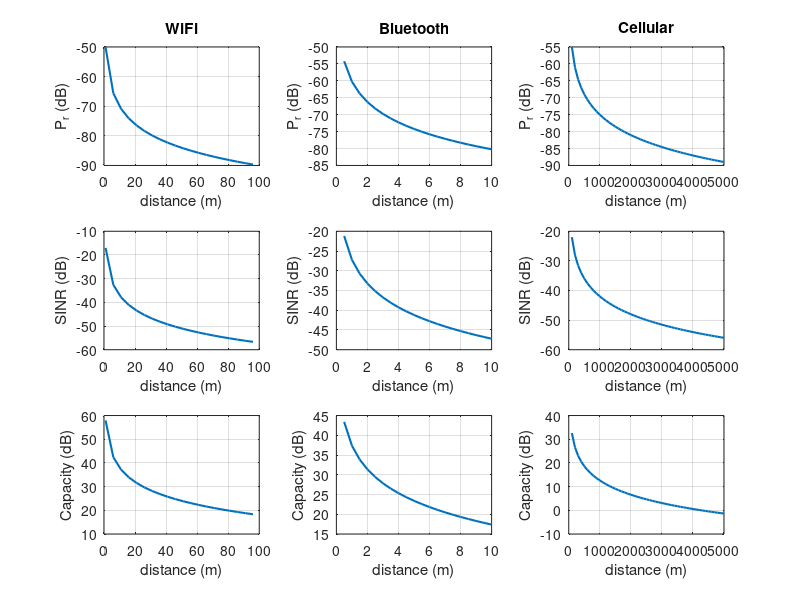
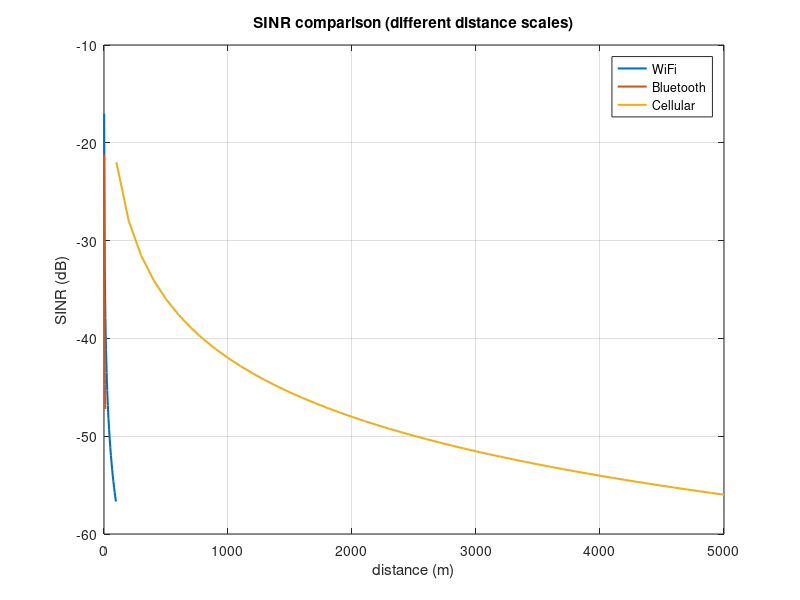
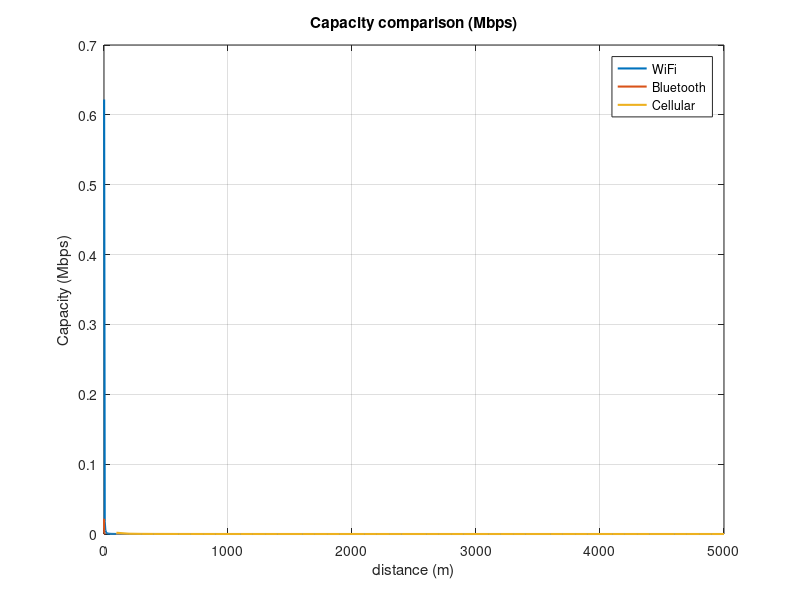

Write the MATLAB code that produced these figures, in order.
%% communication_assignment.m
% Assignment: WiFi vs Bluetooth vs Cellular performance vs distance
% Metrics: Received power (dB), SINR (dB), Channel capacity (shown in dB as 10*log10(C))
% Model: Friis free-space transmission

clear; close all; clc;

%% Common parameters
G_t = 1;              % Tx antenna gain (linear)
G_r = 1;              % Rx antenna gain (linear)
c   = 3e8;            % speed of light (m/s)
Pn  = 500e-6;         % noise power (W)  (given)

% Helper functions
to_dB = @(x) 10*log10(x);     % power-like quantity to dB
to_dBm = @(x) 10*log10(x/1e-3);

% Friis: Pr = Pt * Gt * Gr * (lambda / (4*pi*d))^2
friis_Pr = @(Pt, lambda, d) Pt .* G_t .* G_r .* (lambda ./ (4*pi.*d)).^2;

%% -------------------- Task 1: WiFi --------------------
f_wifi   = 2.4e9;        % Hz (IEEE 802.11b)
BW_wifi  = 22e6;         % Hz
d_wifi   = 1:5:100;      % m
P_t_wifi = 100e-3;       % W
lambda_wifi = c / f_wifi;

Pr_wifi   = friis_Pr(P_t_wifi, lambda_wifi, d_wifi);  % W
SINR_wifi = Pr_wifi ./ Pn;                            % linear
C_wifi    = BW_wifi .* log2(1 + SINR_wifi);           % bit/s

%% -------------------- Task 2: Bluetooth --------------------
f_bt   = 2.45e9;         % Hz
BW_bt  = 2e6;            % Hz
d_bt   = 0.5:0.5:10;     % m
P_t_bt = 10e-3;          % W
lambda_bt = c / f_bt;

Pr_bt   = friis_Pr(P_t_bt, lambda_bt, d_bt);          % W
SINR_bt = Pr_bt ./ Pn;                                % linear
C_bt    = BW_bt .* log2(1 + SINR_bt);                 % bit/s

%% -------------------- Task 3: Cellular --------------------
f_cell   = 850e6;        % Hz (2G GSM example)
BW_cell  = 200e3;        % Hz
d_cell   = 100:100:5000; % m
P_t_cell = 40;           % W (given)
lambda_cell = c / f_cell;

Pr_cell   = friis_Pr(P_t_cell, lambda_cell, d_cell);  % W
SINR_cell = Pr_cell ./ Pn;                             % linear
C_cell    = BW_cell .* log2(1 + SINR_cell);            % bit/s

%% Convert to dB for plotting
Pr_wifi_dB   = to_dB(Pr_wifi);
Pr_bt_dB     = to_dB(Pr_bt);
Pr_cell_dB   = to_dB(Pr_cell);

SINR_wifi_dB = to_dB(SINR_wifi);
SINR_bt_dB   = to_dB(SINR_bt);
SINR_cell_dB = to_dB(SINR_cell);

% "Capacity in dB" (as in the example figure): 10*log10(C)
% Note: Capacity is normally shown in bit/s or Mbps, but assignment asks dB-like plot.
C_wifi_dB = to_dB(C_wifi);
C_bt_dB   = to_dB(C_bt);
C_cell_dB = to_dB(C_cell);

%% -------------------- Task 4: Plots (3x3 like the example) --------------------
figure('Name','Wireless Performance vs Distance','Color','w');

% Row 1: Received power
subplot(3,3,1);
plot(d_wifi, Pr_wifi_dB, 'LineWidth', 1.5); grid on;
title('WiFi'); ylabel('P_r (dB)'); xlabel('distance (m)');

subplot(3,3,2);
plot(d_bt, Pr_bt_dB, 'LineWidth', 1.5); grid on;
title('Bluetooth'); ylabel('P_r (dB)'); xlabel('distance (m)');

subplot(3,3,3);
plot(d_cell, Pr_cell_dB, 'LineWidth', 1.5); grid on;
title('Cellular'); ylabel('P_r (dB)'); xlabel('distance (m)');

% Row 2: SINR
subplot(3,3,4);
plot(d_wifi, SINR_wifi_dB, 'LineWidth', 1.5); grid on;
ylabel('SINR (dB)'); xlabel('distance (m)');

subplot(3,3,5);
plot(d_bt, SINR_bt_dB, 'LineWidth', 1.5); grid on;
ylabel('SINR (dB)'); xlabel('distance (m)');

subplot(3,3,6);
plot(d_cell, SINR_cell_dB, 'LineWidth', 1.5); grid on;
ylabel('SINR (dB)'); xlabel('distance (m)');

% Row 3: Capacity (dB)
subplot(3,3,7);
plot(d_wifi, C_wifi_dB, 'LineWidth', 1.5); grid on;
ylabel('Capacity (dB)'); xlabel('distance (m)');

subplot(3,3,8);
plot(d_bt, C_bt_dB, 'LineWidth', 1.5); grid on;
ylabel('Capacity (dB)'); xlabel('distance (m)');

subplot(3,3,9);
plot(d_cell, C_cell_dB, 'LineWidth', 1.5); grid on;
ylabel('Capacity (dB)'); xlabel('distance (m)');

%% -------------------- Comparative plots (same axis idea) --------------------
% Because distance ranges differ a lot, comparison is clearer in separate figures.

figure('Name','Comparative SINR (dB) vs Distance','Color','w');
plot(d_wifi, SINR_wifi_dB, 'LineWidth', 1.5); hold on;
plot(d_bt, SINR_bt_dB, 'LineWidth', 1.5);
plot(d_cell, SINR_cell_dB, 'LineWidth', 1.5);
grid on; xlabel('distance (m)'); ylabel('SINR (dB)');
title('SINR comparison (different distance scales)');
legend('WiFi','Bluetooth','Cellular','Location','best');

figure('Name','Comparative Capacity (Mbps) vs Distance','Color','w');
% Here show capacity in Mbps (more intuitive for report), in addition to the dB plot above
plot(d_wifi, C_wifi/1e6, 'LineWidth', 1.5); hold on;
plot(d_bt, C_bt/1e6, 'LineWidth', 1.5);
plot(d_cell, C_cell/1e6, 'LineWidth', 1.5);
grid on; xlabel('distance (m)'); ylabel('Capacity (Mbps)');
title('Capacity comparison (Mbps)');
legend('WiFi','Bluetooth','Cellular','Location','best');

%%  Brief report 
% Observations (typical trends with Friis free-space model):
% 1) Received power drops ~ 1/d^2, so in dB it decreases roughly linearly with log(distance).
% 2) SINR follows received power since noise is constant -> SINR decreases with distance.
% 3) Capacity decreases with distance because log2(1+SINR) decreases.
% Notes:
% - Cellular uses much longer distances and (here) very high transmit power, so it can remain usable farther.
% - WiFi/Bluetooth operate at similar frequencies, but WiFi has higher Tx power and much larger BW.
%   Larger BW can increase capacity when SINR is decent, but at low SINR capacity still collapses.
